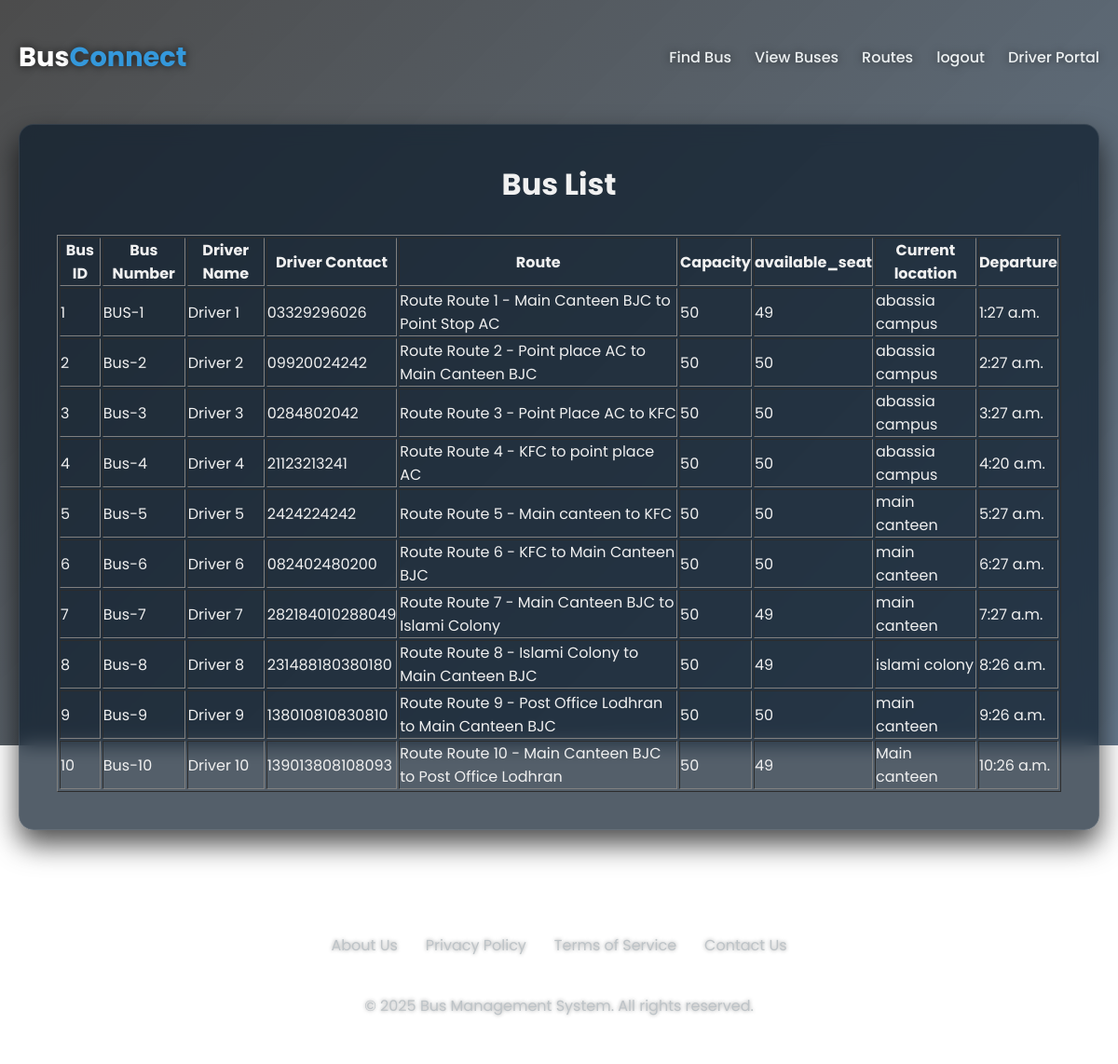
The app's page /view_bus/ (signed in) with its own data.
### busManagement/models.py (models this page shows, shortened)
class Bus(models.Model):
    bus_number = models.CharField(max_length=10, unique=True)
    driver = models.OneToOneField(Driver, on_delete=models.SET_NULL, null=True, blank=True)
    route = models.ForeignKey(Route, on_delete=models.CASCADE, related_name='buses')
    capacity = models.PositiveIntegerField()
    available_seats = models.PositiveIntegerField()
    registered_users = models.ManyToManyField(CustomUser, related_name='buses', blank=True)
    departure_time = models.TimeField(default='00:00:00')
    current_location = models.CharField(max_length=100, default='')

class Driver(models.Model):
    user = models.OneToOneField(CustomUser, on_delete=models.CASCADE, related_name='driver_profile', null=True, blank=True)
    name = models.CharField(max_length=100)
    license_number = models.CharField(max_length=20, unique=True)
    contact_number = models.CharField(max_length=15)

class Route(models.Model):
    route_number = models.CharField(max_length=10, unique=True)
    start_location = models.CharField(max_length=100)
    end_location = models.CharField(max_length=100)
    distance = models.FloatField()
    stops = models.TextField(default='')  # comma-separated
    time = models.TimeField(default='00:00:00')
    def __str__(self):
        return f"Route {self.route_number} - {self.start_location} to {self.end_location}"

### busManagement/views.py (the view)
# urls.py: path('view_bus/',views.view_buses,name='view_buses'),
@login_required
def view_buses(request):
    buses = Bus.objects.all()
    context={'buses': buses}
    return render(request, 'view_buses.html', context)

### templates/view_buses.html (shortened to what this page needs)
{% extends "base.html" %}
    {%block content%}
    <main>
    <h1>Bus List</h1>
    <table border="1">
        <tr>
            <th>Bus ID</th>
            <th>Bus Number</th>
            <th>Driver Name</th>
            <th>Driver Contact</th>
            <th>Route</th>
            <th>Capacity</th>
            <th>available_seat</th>
            <th>Current location</th>
            <th>Departure</th>
        </tr>
        {% for bus in buses %}
        <tr>
            <td>{{ bus.id }}</td>
            <td>{{ bus.bus_number }}</td>
            <td>{{ bus.driver.name }}</td>
            <td>{{ bus.driver.contact_number }}</td>
            <td>{{ bus.route}}</td>
            <td>{{ bus.capacity }}</td>
            <td>{{ bus.available_seats }}</td>
            <td>{{ bus.current_location }}</td>
            <td>{{ bus.departure_time }}</td>
        </tr>
        {% endfor %}
    </table>
    </main>
{%endblock content%}

### templates/base.html (style rules this page uses)
* { margin: 0; padding: 0; box-sizing: border-box; font-family: "Poppins", "Segoe UI", Tahoma, Geneva, Verdana, sans-serif; }
body { min-height: 100vh; color: #f0f0f0; display: flex; flex-direction: column; align-items: center; padding: 20px; background: transparent; position: relative; z-index: 0; }
main { width: 100%; max-width: 1200px; background: rgba(12, 28, 44, 0.7); backdrop-filter: blur(10px); border-radius: 16px; box-shadow: 0 15px 30px rgba(0, 0, 0, 0.7); padding: 40px; display: flex; gap: 30px; flex-wrap: wrap; justify-content: center; position: relative; z-index: 1; border: 1px solid rgba(255, 255, 255, 0.1); }

### records on screen
Bus: id "1", bus_number "BUS-1", driver.name "Driver 1", driver.contact_number "03329296026", route "Route Route 1 - Main Canteen BJC to Point Stop AC", capacity "50", available_seats "49", current_location "abassia campus", departure_time "1:27 a.m."
Bus: id "2", bus_number "Bus-2", driver.name "Driver 2", driver.contact_number "09920024242", route "Route Route 2 - Point place AC to Main Canteen BJC", capacity "50", available_seats "50", current_location "abassia campus", departure_time "2:27 a.m."
Bus: id "3", bus_number "Bus-3", driver.name "Driver 3", driver.contact_number "0284802042", route "Route Route 3 - Point Place AC to KFC", capacity "50", available_seats "50", current_location "abassia campus", departure_time "3:27 a.m."
Bus: id "4", bus_number "Bus-4", driver.name "Driver 4", driver.contact_number "21123213241", route "Route Route 4 - KFC to point place AC", capacity "50", available_seats "50", current_location "abassia campus", departure_time "4:20 a.m."
Bus: id "5", bus_number "Bus-5", driver.name "Driver 5", driver.contact_number "2424224242", route "Route Route 5 - Main canteen to KFC", capacity "50", available_seats "50", current_location "main canteen", departure_time "5:27 a.m."
Bus: id "6", bus_number "Bus-6", driver.name "Driver 6", driver.contact_number "082402480200", route "Route Route 6 - KFC to Main Canteen BJC", capacity "50", available_seats "50", current_location "main canteen", departure_time "6:27 a.m."
Bus: id "7", bus_number "Bus-7", driver.name "Driver 7", driver.contact_number "282184010288049", route "Route Route 7 - Main Canteen BJC to Islami Colony", capacity "50", available_seats "49", current_location "main canteen", departure_time "7:27 a.m."
Bus: id "8", bus_number "Bus-8", driver.name "Driver 8", driver.contact_number "231488180380180", route "Route Route 8 - Islami Colony to Main Canteen BJC", capacity "50", available_seats "49", current_location "islami colony", departure_time "8:26 a.m."
Bus: id "9", bus_number "Bus-9", driver.name "Driver 9", driver.contact_number "138010810830810", route "Route Route 9 - Post Office Lodhran to Main Canteen BJC", capacity "50", available_seats "50", current_location "main canteen", departure_time "9:26 a.m."
Bus: id "10", bus_number "Bus-10", driver.name "Driver 10", driver.contact_number "139013808108093", route "Route Route 10 - Main Canteen BJC to Post Office Lodhran", capacity "50", available_seats "49", current_location "Main canteen", departure_time "10:26 a.m."
